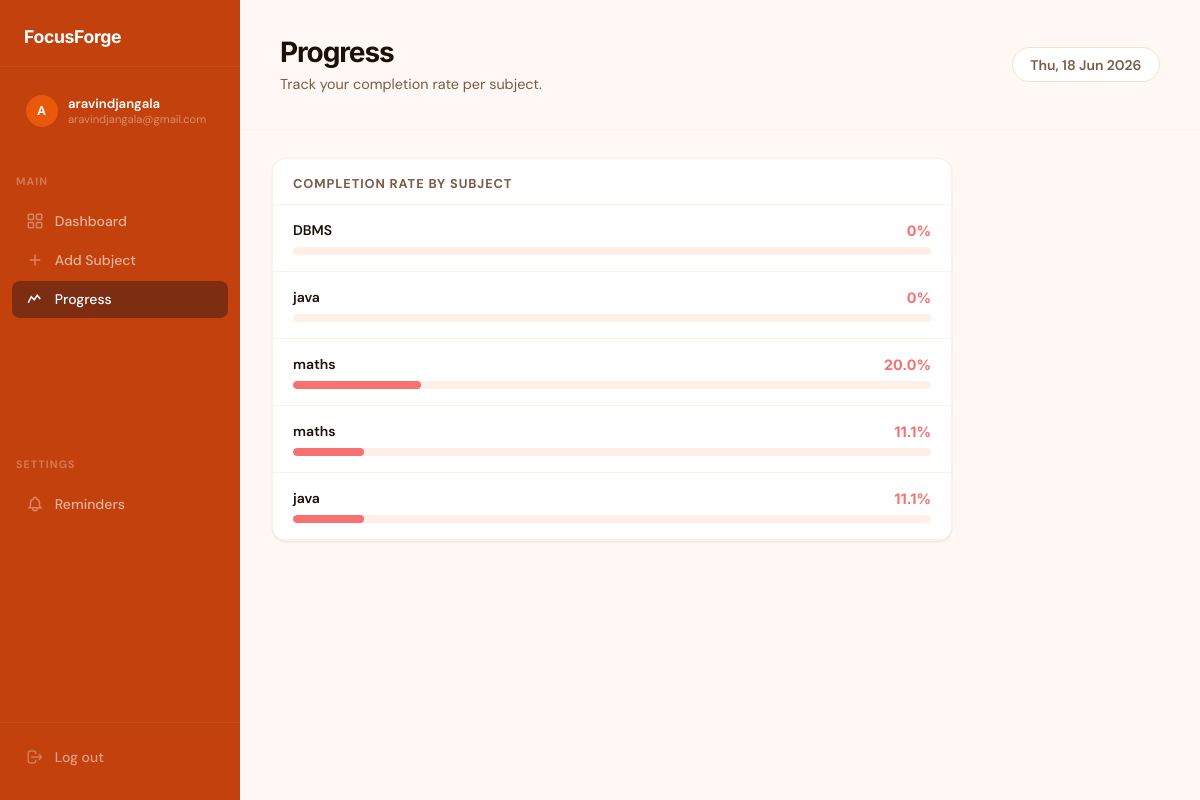
Page /progress (signed in) on the committed database.
### models.py (models this page shows)
class User(UserMixin, db.Model):
    id = db.Column(db.Integer, primary_key=True)
    username = db.Column(db.String(150), unique=True, nullable=False)
    email = db.Column(db.String(150), unique=True, nullable=False)
    password = db.Column(db.String(150), nullable=False)
    daily_study_hours = db.Column(db.Float, default=0.0)
    subjects = db.relationship('Subject', backref='user', lazy=True)
    study_sessions = db.relationship('StudySession', backref='user', lazy=True)

class Subject(db.Model):
    id = db.Column(db.Integer, primary_key=True)
    user_id = db.Column(db.Integer, db.ForeignKey('user.id'), nullable=False)
    name = db.Column(db.String(150), nullable=False)
    exam_date = db.Column(db.Date, nullable=False)
    credit_hours = db.Column(db.Float, nullable=False)
    difficulty = db.Column(db.String(50), nullable=False)
    priority_score = db.Column(db.Float, default=0.0)

### app.py (the view)
@app.route('/progress')
@login_required
def progress():
    subjects = Subject.query.filter_by(user_id=current_user.id).all()
    stats = []
    for sub in subjects:
        total     = StudySession.query.filter_by(subject_id=sub.id).count()
        completed = StudySession.query.filter_by(subject_id=sub.id, completed=True).count()
        rate      = (completed / total * 100) if total > 0 else 0
        stats.append({'name': sub.name, 'rate': round(rate, 1)})
    return render_template('progress.html', stats=stats)

### app.py (called while the page is built)
@login_manager.user_loader
def load_user(user_id):
    return db.session.get(User, int(user_id))

### templates/progress.html (shortened to what this page needs)
{% extends "base.html" %}
{% block page_title %}Progress{% endblock %}
{% block page_subtitle %}<p>Track your completion rate per subject.</p>{% endblock %}
{% block content %}
<div style="max-width: 680px;">
  {% if stats %}
  <div class="card">
    <div class="card-header">Completion Rate by Subject</div>
    <div style="padding: 0;">
      {% for s in stats %}
      <div style="padding: 1rem 1.25rem; border-bottom: 1px solid var(--border-light);" {% if loop.last %}style="border-bottom:none;padding:1rem 1.25rem;"{% endif %}>
        <div style="display:flex; justify-content:space-between; align-items:center; margin-bottom:0.5rem;">
          <span style="font-weight:600; font-size:0.875rem;">{{ s.name }}</span>
          <span style="font-family:'Inter',sans-serif; font-weight:700; font-size:0.9rem;
            color: {% if s.rate >= 75 %}var(--green){% elif s.rate >= 40 %}var(--yellow){% else %}var(--red){% endif %};">
            {{ s.rate }}%
          </span>
        </div>
        <div class="progress-track">
          <div class="progress-fill" style="width:{{ s.rate }}%;
            background: {% if s.rate >= 75 %}var(--green){% elif s.rate >= 40 %}var(--yellow){% else %}var(--red){% endif %};"></div>
        </div>
      </div>
      {% endfor %}
    </div>
  </div>
  {% endif %}
</div>
{% endblock %}

### templates/base.html (shortened to what this page needs)
<!DOCTYPE html>
<html lang="en">
<head>
</head>
<body>
{% if current_user.is_authenticated %}
<aside class="sidebar">
  <div class="sidebar-logo">
    <a href="{{ url_for('dashboard') }}">
      <span class="logo-text">FocusForge</span>
    </a>
  </div>
  <div style="padding: 0.5rem 0.75rem; margin-top: 0.5rem;">
    <div class="user-chip">
      <div class="user-avatar">{{ current_user.username[0].upper() }}</div>
      <div class="user-info">
        <div class="user-name">{{ current_user.username }}</div>
        <div class="user-email">{{ current_user.email }}</div>
      </div>
    </div>
  </div>
  <div class="sidebar-section">Main</div>
  <nav class="sidebar-nav">
    <a href="{{ url_for('dashboard') }}" class="{{ 'active' if request.endpoint == 'dashboard' }}">
      <svg class="nav-icon" fill="none" stroke="currentColor" stroke-width="2" viewBox="0 0 24 24"><rect x="3" y="3" width="7" height="7" rx="1"/><rect x="14" y="3" width="7" height="7" rx="1"/><rect x="3" y="14" width="7" height="7" rx="1"/><rect x="14" y="14" width="7" height="7" rx="1"/></svg>
      Dashboard
    </a>
    <a href="{{ url_for('add_subject') }}" class="{{ 'active' if request.endpoint == 'add_subject' }}">
      <svg class="nav-icon" fill="none" stroke="currentColor" stroke-width="2" viewBox="0 0 24 24"><path d="M12 5v14M5 12h14"/></svg>
      Add Subject
    </a>
    <a href="{{ url_for('progress') }}" class="{{ 'active' if request.endpoint == 'progress' }}">
      <svg class="nav-icon" fill="none" stroke="currentColor" stroke-width="2" viewBox="0 0 24 24"><path d="M3 17l4-8 4 4 4-6 4 5"/></svg>
      Progress
    </a>
  </nav>
  <div class="sidebar-section">Settings</div>
  <nav class="sidebar-nav">
    <a href="{{ url_for('reminder_settings') }}" class="{{ 'active' if request.endpoint == 'reminder_settings' }}">
      <svg class="nav-icon" fill="none" stroke="currentColor" stroke-width="2" viewBox="0 0 24 24"><path d="M15 17h5l-1.405-1.405A2.032 2.032 0 0118 14.158V11a6.002 6.002 0 00-4-5.659V5a2 2 0 10-4 0v.341C7.67 6.165 6 8.388 6 11v3.159c0 .538-.214 1.055-.595 1.436L4 17h5m6 0v1a3 3 0 11-6 0v-1m6 0H9"/></svg>
      Reminders
    </a>
  </nav>
  <div class="sidebar-bottom">
    <a href="{{ url_for('logout') }}">
      <svg class="nav-icon" fill="none" stroke="currentColor" stroke-width="2" viewBox="0 0 24 24"><path d="M17 16l4-4m0 0l-4-4m4 4H7m6 4v1a3 3 0 01-3 3H6a3 3 0 01-3-3V7a3 3 0 013-3h4a3 3 0 013 3v1"/></svg>
      Log out
    </a>
  </div>
</aside>
{% endif %}
<div class="main-wrap" {% if not current_user.is_authenticated %}style="margin-left:0"{% endif %}>
  {% if current_user.is_authenticated %}
  <header class="topbar">
    <div class="topbar-left">
      <h1>{% block page_title %}FocusForge{% endblock %}</h1>
      {% block page_subtitle %}<p>Welcome back, {{ current_user.username }}</p>{% endblock %}
    </div>
    <div class="topbar-right">
      <span class="topbar-pill" id="topbar-date"></span>
    </div>
  </header>
  {% endif %}
  <main class="page-content">
    {% block content %}{% endblock %}
  </main>
</div>
</body>
</html>

### rows in the picture
User: username "A", username "aravindjangala", email "aravindjangala@gmail.com"
Subject: name "DBMS", rate "0"
Subject: name "java", rate "0"
Subject: name "maths", rate "20.0"
Subject: name "maths", rate "11.1"
Subject: name "java", rate "11.1"
